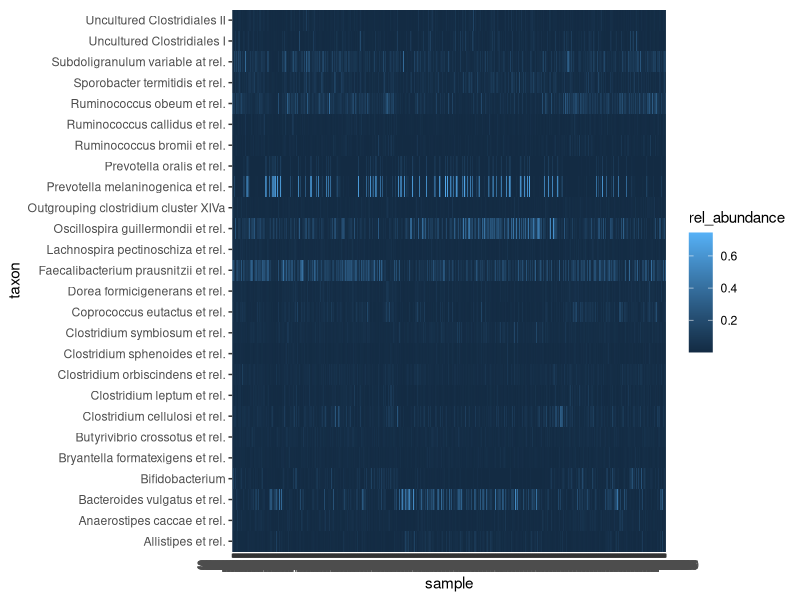

The R script that drew this image:
library(tidyverse)

# 1) Import
otu_table <- read_tsv("data/otutable.tsv")

# 2) Tidy
otu_table_tidy <- otu_table %>%
  gather(key = "sample", value = "abundance", contains("Sample"))

# 3) Relative abundances 
otu_table_tidy <- otu_table_tidy %>%
  group_by(sample) %>%
  mutate(rel_abundance = abundance / sum(abundance)) %>%
  ungroup()

# 4) Filter taxa
otu_table_filtered <- otu_table_tidy %>%
  group_by(taxon) %>%
  mutate(taxon_av_rel_ab = mean(rel_abundance)) %>%
  ungroup() %>%
  filter(taxon_av_rel_ab >= 0.01)

# 5) Tile plot
ggplot(otu_table_filtered, aes(x = sample, y = taxon, fill = rel_abundance)) +
  geom_tile()